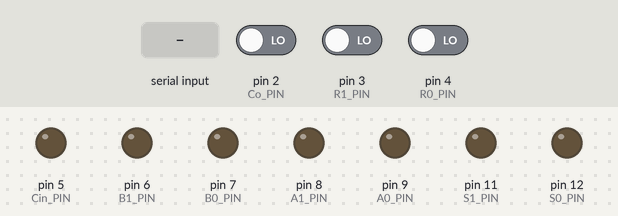
Simulated run of this sketch. Board: Arduino Uno, built with avr-gcc and run on an emulated ATmega328P. Shown: output pins drawn as LEDs (lit = HIGH). The inputs (shaded band) are chosen by the test bench; at power-on: pin 2 (Co_PIN) LOW, pin 3 (R1_PIN) LOW, pin 4 (R0_PIN) LOW.

Above: at 1.2 s.
1.3 s: "4" received over Serial
At 3.7 s:
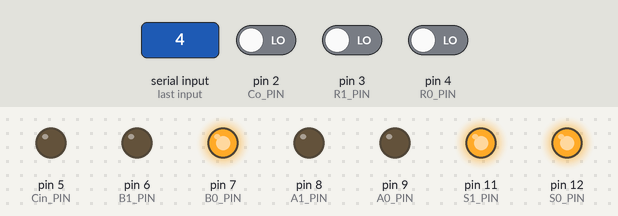
4.3 s: "1" received over Serial
At 6.5 s:
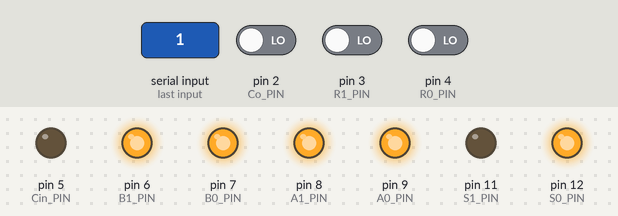
6.8 s: "0" received over Serial
At 8.7 s:
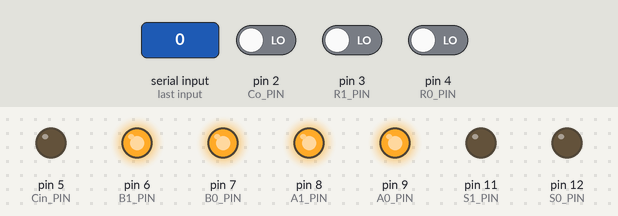
9.3 s: "2" received over Serial
At 11.4 s:
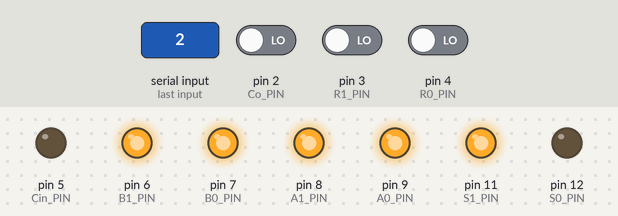
11.7 s: "3" received over Serial
At 13.6 s:
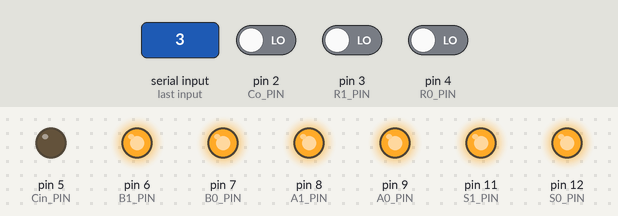
14.2 s: "30,150\n" received over Serial
At 15.7 s:
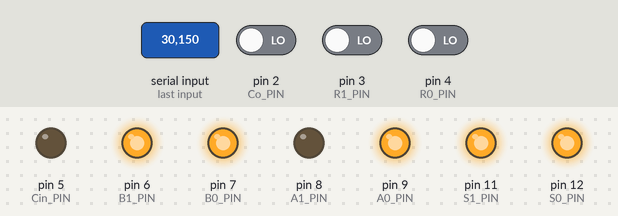
Timing chart, 0 to 17.2 s (numbered marks = the images above; inputs shaded):
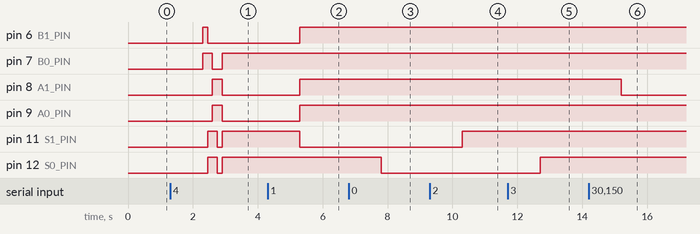

The sketch:

Minimalistic-ALU.ino
```cpp
#define S0_PIN 12
#define S1_PIN 11
#define A0_PIN 9
#define A1_PIN 8
#define B0_PIN 7
#define B1_PIN 6
#define Cin_PIN 5
#define R0_PIN 4
#define R1_PIN 3
#define Co_PIN 2

String In,Out;
char Cmd;
int a0,a1,b0,b1,cin,r0,r1,co;

void setOpcode(int s1,int s0){
  digitalWrite(S0_PIN,s0);
  digitalWrite(S1_PIN,s1);
}

void takeOutput(){
  r0 = digitalRead(R0_PIN);
  r1 = digitalRead(R1_PIN);
  co = digitalRead(Co_PIN);
}

void giveFeedback(){
  Out = (String)co + " " +(String)r1 + " " +(String)r0;
  delay(50);
  Serial.println(Out);
}

void setup() {
  Serial.begin(9600);
  pinMode(S0_PIN,OUTPUT); //s0
  pinMode(S1_PIN,OUTPUT); //s1
  pinMode(A0_PIN,OUTPUT); //a0
  pinMode(A1_PIN,OUTPUT); //a1
  pinMode(B0_PIN,OUTPUT); //b0
  pinMode(B1_PIN,OUTPUT); //b1
  pinMode(Cin_PIN,OUTPUT); //cin
  pinMode(R0_PIN,INPUT); //r0
  pinMode(R1_PIN,INPUT); //r1
  pinMode(Co_PIN,INPUT); //co
  digitalWrite(S0_PIN,LOW);
  digitalWrite(S1_PIN,LOW);
  digitalWrite(A0_PIN,LOW);
  digitalWrite(A1_PIN,LOW);
  digitalWrite(B0_PIN,LOW);
  digitalWrite(B1_PIN,LOW);
  digitalWrite(Co_PIN,LOW);
}

void loop() {
  //Check if connected!
  if(Serial.available()>0){
    //Operation??
    Cmd = Serial.read();
    //Choose!
    if(Cmd == '0'){
      In = Serial.readString();
      b1 = (int)In[2] - '0';
      b0 = (int)In[3] - '0';
      digitalWrite(B1_PIN,b1);
      digitalWrite(B0_PIN,b0);
      setOpcode(0,0);
      delay(150);
      takeOutput();
    }

    else if(Cmd == '1'){
      In = Serial.readString();
      a1 = (int)In[0] - '0';
      a0 = (int)In[1] - '0';
      b1 = (int)In[2] - '0';
      b0 = (int)In[3] - '0';
      digitalWrite(A1_PIN,a1);
      digitalWrite(A0_PIN,a0);
      digitalWrite(B1_PIN,b1);
      digitalWrite(B0_PIN,b0);
      setOpcode(0,1);
      delay(150);
      takeOutput();
    }

    else if(Cmd == '2'){
      In = Serial.readString();
      a1 = (int)In[0] - '0';
      a0 = (int)In[1] - '0';
      b1 = (int)In[2] - '0';
      b0 = (int)In[3] - '0';
      digitalWrite(A1_PIN,a1);
      digitalWrite(A0_PIN,a0);
      digitalWrite(B1_PIN,b1);
      digitalWrite(B0_PIN,b0);
      setOpcode(1,0);
      delay(150);
      takeOutput();
    }

    else if(Cmd == '3'){
      In = Serial.readString();
      a1 = (int)In[0] - '0';
      a0 = (int)In[1] - '0';
      b1 = (int)In[2] - '0';
      b0 = (int)In[3] - '0';
      cin = 0;
      digitalWrite(A1_PIN,a1);
      digitalWrite(A0_PIN,a0);
      digitalWrite(B1_PIN,b1);
      digitalWrite(B0_PIN,b0);
      digitalWrite(Cin_PIN,cin);
      setOpcode(1,1);
      delay(150);
      takeOutput();
    }

    else if(Cmd == '4'){
      In = Serial.readString();
      a1 = (int)In[0] - '0';
      a0 = (int)In[1] - '0';
      b1 = (int)In[2] - '0';
      b0 = (int)In[3] - '0';
      digitalWrite(B1_PIN,b1);
      digitalWrite(B0_PIN,b0);
      setOpcode(0,0);
      delay(150);
      takeOutput();
      digitalWrite(A1_PIN,r1);
      digitalWrite(A0_PIN,r0);
      digitalWrite(B1_PIN,0);
      digitalWrite(B0_PIN,1);
      setOpcode(1,1);
      delay(150);
      takeOutput();
      digitalWrite(A1_PIN,a1);
      digitalWrite(A0_PIN,a0);
      digitalWrite(B1_PIN,r1);
      digitalWrite(B0_PIN,r0);
      setOpcode(1,1);
      delay(150);
      takeOutput();
      if(co==0){
        digitalWrite(B1_PIN,r1);
        digitalWrite(B0_PIN,r0);
        setOpcode(0,0);
        delay(150);
        takeOutput();
        digitalWrite(A1_PIN,r1);
        digitalWrite(A0_PIN,r0);
        digitalWrite(B1_PIN,0);
        digitalWrite(B0_PIN,1);
        setOpcode(1,1);
        delay(150);
        takeOutput();
      }
    }

    else if(Cmd == '&'){
      giveFeedback();
    }
  }
}
```

Measured:
- after the input at 1.3 s, pin 6 (B1_PIN): LOW → HIGH after 1.0 s, → LOW 0.15 s later; pin 7 (B0_PIN): LOW → HIGH after 1.0 s, → LOW 0.30 s later, → HIGH 0.30 s later; pin 8 (A1_PIN), pin 9 (A0_PIN): LOW → HIGH after 1.3 s, → LOW 0.30 s later; pin 11 (S1_PIN), pin 12 (S0_PIN): LOW → HIGH after 1.2 s, → LOW 0.30 s later, → HIGH 0.15 s later
- after the input at 4.3 s, pin 6 (B1_PIN), pin 8 (A1_PIN), pin 9 (A0_PIN): LOW → HIGH after 1.0 s; pin 11 (S1_PIN): HIGH → LOW after 1.0 s
- after the input at 6.8 s, pin 12 (S0_PIN): HIGH → LOW after 1.0 s
- after the input at 9.3 s, pin 11 (S1_PIN): LOW → HIGH after 1.0 s
- after the input at 11.7 s, pin 12 (S0_PIN): LOW → HIGH after 1.0 s
- after the input at 14.2 s, pin 8 (A1_PIN): HIGH → LOW after 1.0 s
